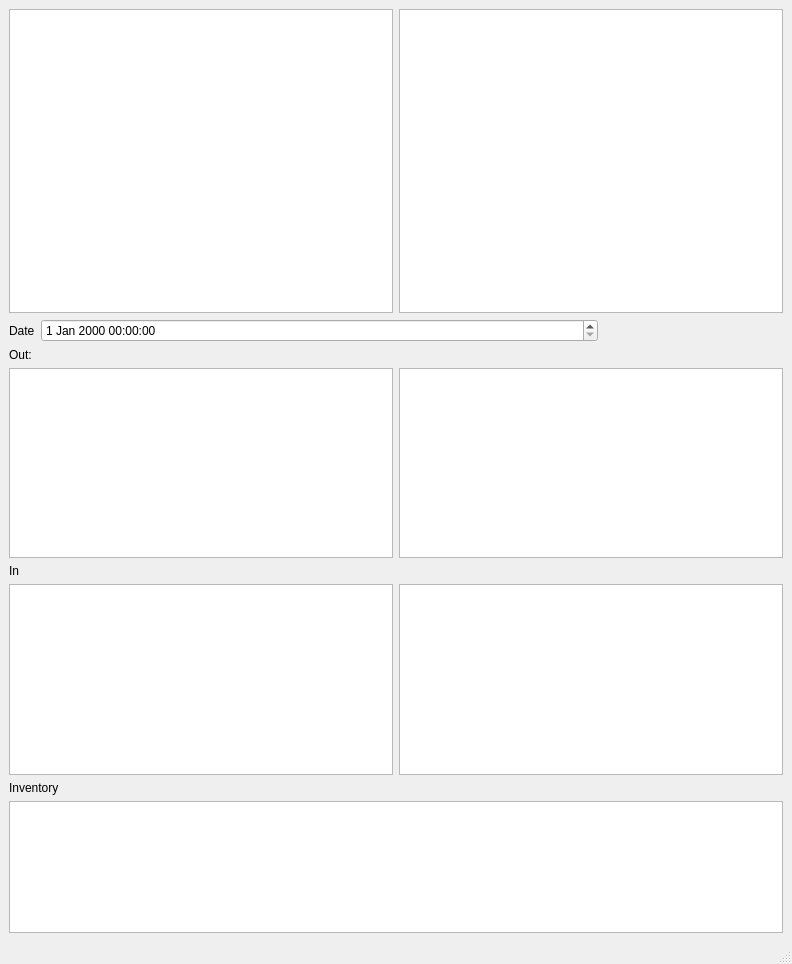
<?xml version="1.0" encoding="UTF-8"?>
<ui version="4.0">
 <class>MainWindow</class>
 <widget class="QMainWindow" name="MainWindow">
  <property name="geometry">
   <rect>
    <x>0</x>
    <y>0</y>
    <width>792</width>
    <height>964</height>
   </rect>
  </property>
  <property name="windowTitle">
   <string>AdDU Inventory System</string>
  </property>
  <widget class="QWidget" name="centralwidget">
   <layout class="QGridLayout" name="gridLayout_4">
    <item row="0" column="0">
     <layout class="QVBoxLayout" name="verticalLayout_2" stretch="2,3,1">
      <item>
       <layout class="QHBoxLayout" name="horizontalLayout" stretch="1,1">
        <item>
         <layout class="QVBoxLayout" name="verticalLayout_3">
          <item>
           <widget class="QGraphicsView" name="gViewCam1"/>
          </item>
         </layout>
        </item>
        <item>
         <layout class="QVBoxLayout" name="verticalLayout_4">
          <item>
           <widget class="QGraphicsView" name="gViewCam2"/>
          </item>
         </layout>
        </item>
       </layout>
      </item>
      <item>
       <layout class="QHBoxLayout" name="horizontalLayout_2">
        <item>
         <layout class="QVBoxLayout" name="verticalLayout_7" stretch="1,6">
          <item>
           <layout class="QHBoxLayout" name="horizontalLayout_6" stretch="0,3,1">
            <item>
             <widget class="QLabel" name="lblDate">
              <property name="text">
               <string>Date</string>
              </property>
             </widget>
            </item>
            <item>
             <widget class="QDateTimeEdit" name="dateTimeEdit"/>
            </item>
            <item>
             <spacer name="horizontalSpacer">
              <property name="orientation">
               <enum>Qt::Horizontal</enum>
              </property>
              <property name="sizeHint" stdset="0">
               <size>
                <width>40</width>
                <height>20</height>
               </size>
              </property>
             </spacer>
            </item>
           </layout>
          </item>
          <item>
           <layout class="QHBoxLayout" name="horizontalLayout_7" stretch="0">
            <item>
             <layout class="QGridLayout" name="gridLayout_2">
              <item row="3" column="1">
               <widget class="QTableView" name="tblViewIn2"/>
              </item>
              <item row="3" column="0">
               <widget class="QTableView" name="tblViewIn1"/>
              </item>
              <item row="1" column="0">
               <widget class="QTableView" name="tblViewOut1"/>
              </item>
              <item row="1" column="1">
               <widget class="QTableView" name="tblViewOut2"/>
              </item>
              <item row="0" column="0">
               <widget class="QLabel" name="lblOut">
                <property name="text">
                 <string>Out:</string>
                </property>
               </widget>
              </item>
              <item row="2" column="0">
               <widget class="QLabel" name="lblIn">
                <property name="text">
                 <string>In</string>
                </property>
               </widget>
              </item>
             </layout>
            </item>
           </layout>
          </item>
         </layout>
        </item>
       </layout>
      </item>
      <item>
       <layout class="QHBoxLayout" name="horizontalLayout_3">
        <item>
         <layout class="QGridLayout" name="gridLayout_3">
          <item row="1" column="0">
           <widget class="QTableWidget" name="tblViewInventory"/>
          </item>
          <item row="0" column="0">
           <widget class="QLabel" name="lblInventory">
            <property name="text">
             <string>Inventory</string>
            </property>
           </widget>
          </item>
         </layout>
        </item>
       </layout>
      </item>
     </layout>
    </item>
   </layout>
  </widget>
  <widget class="QMenuBar" name="menubar">
   <property name="geometry">
    <rect>
     <x>0</x>
     <y>0</y>
     <width>792</width>
     <height>28</height>
    </rect>
   </property>
  </widget>
  <widget class="QStatusBar" name="statusbar"/>
 </widget>
 <resources/>
 <connections/>
</ui>
